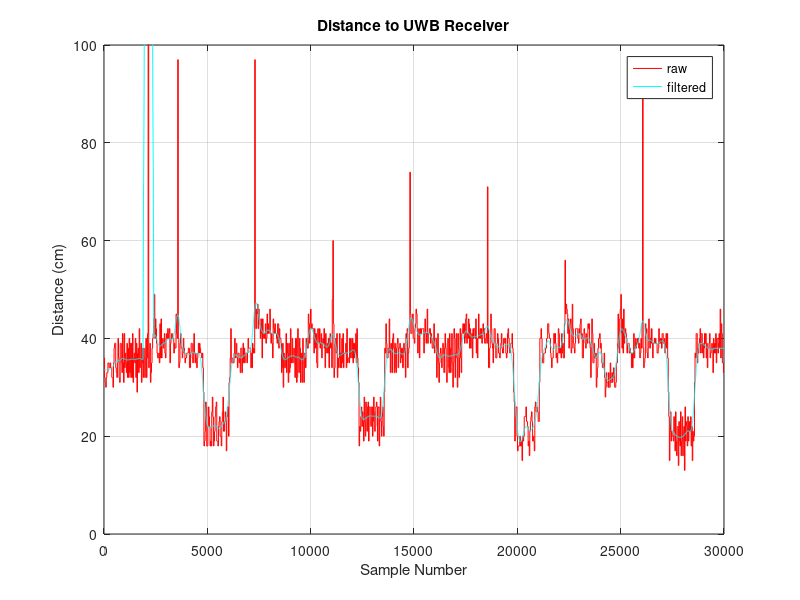

MATLAB code to generate this figure:
# Load Signal Package
pkg load signal

# Parameters
filterid = 1; % 0 = mvgavg, 1 = fir
wndw = 20*500/20; %20 * freq_IMU / freq_UWB
val = 1/500;
name = "filteredUwb";


# Generate Filenames
outfile = strcat(name, ".pdf");
outmat = strcat(name, ".mat");

# Load UWB Data
data = load('data.txt');
uwb_raw = data(:,17);

# Filter
if (filterid == 0) %Compute Moving Average
  uwb_temp = filter(ones(1, wndw)/wndw, 1, uwb_raw);
  
elseif (filterid == 1) % FIR filter
  # FIR Filter Coefficients
  coeff = fir1(wndw, val, 'low');

  # Apply Filter
  uwb_temp = filter(coeff, 1, uwb_raw);
endif;

# Discard first and last values
l = length(uwb_raw);
filtered_uwb = uwb_temp(wndw/2+1:l-wndw/2);
filtered_uwb(1:wndw/2+1) = uwb_temp(wndw+1);
filtered_uwb(l-wndw:l) = uwb_temp(l-wndw);


# Export Filtered
save(outmat, 'filtered_uwb');

# Plot uwb_raw
plot(uwb_raw, "r");
hold on;
plot(filtered_uwb, "c");
hold on;

# Set up Plot
grid on;
title('Distance to UWB Receiver');
xlabel('Sample Number');
ylabel('Distance (cm)');
legend('raw', 'filtered');
ylim([0 100]);

# Print Plot
print(outfile);